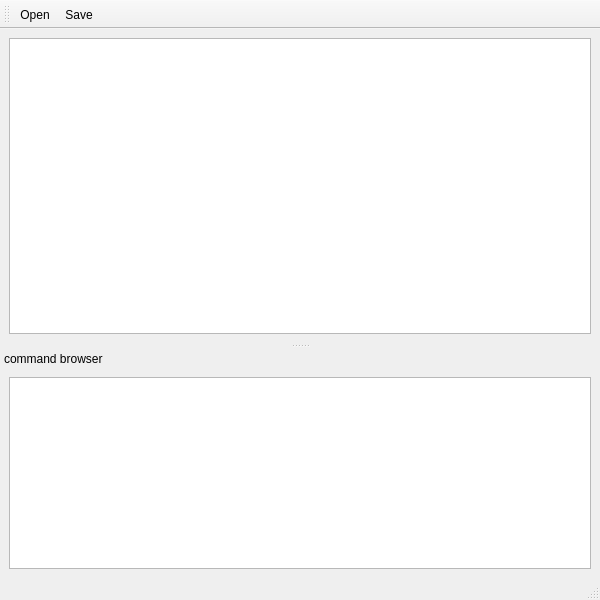
<?xml version="1.0" encoding="UTF-8"?>
<ui version="4.0">
 <class>MainWindow</class>
 <widget class="QMainWindow" name="MainWindow">
  <property name="geometry">
   <rect>
    <x>0</x>
    <y>0</y>
    <width>600</width>
    <height>600</height>
   </rect>
  </property>
  <property name="windowTitle">
   <string>PDF Joint</string>
  </property>
  <widget class="QWidget" name="centralwidget">
   <layout class="QVBoxLayout" name="verticalLayout">
    <item>
     <widget class="QTableView" name="tableView">
      <property name="contextMenuPolicy">
       <enum>Qt::CustomContextMenu</enum>
      </property>
      <property name="alternatingRowColors">
       <bool>true</bool>
      </property>
      <property name="selectionMode">
       <enum>QAbstractItemView::ExtendedSelection</enum>
      </property>
      <property name="selectionBehavior">
       <enum>QAbstractItemView::SelectItems</enum>
      </property>
     </widget>
    </item>
   </layout>
  </widget>
  <widget class="QStatusBar" name="statusbar"/>
  <widget class="QToolBar" name="toolBar">
   <property name="windowTitle">
    <string>toolBar</string>
   </property>
   <attribute name="toolBarArea">
    <enum>TopToolBarArea</enum>
   </attribute>
   <attribute name="toolBarBreak">
    <bool>false</bool>
   </attribute>
   <addaction name="actionFileopen"/>
   <addaction name="actionFilesave"/>
  </widget>
  <widget class="QDockWidget" name="dockWidget">
   <property name="features">
    <set>QDockWidget::DockWidgetMovable</set>
   </property>
   <property name="windowTitle">
    <string>command browser</string>
   </property>
   <attribute name="dockWidgetArea">
    <number>8</number>
   </attribute>
   <widget class="QWidget" name="dockWidgetContents">
    <layout class="QVBoxLayout" name="verticalLayout_2">
     <item>
      <widget class="QTextBrowser" name="textBrowser"/>
     </item>
    </layout>
   </widget>
  </widget>
  <action name="actionFileopen">
   <property name="icon">
    <iconset resource="resource.qrc">
     <normaloff>:/res/folder-open-line.svg</normaloff>:/res/folder-open-line.svg</iconset>
   </property>
   <property name="text">
    <string>Open</string>
   </property>
   <property name="shortcut">
    <string>Ctrl+O</string>
   </property>
  </action>
  <action name="actionFilesave">
   <property name="icon">
    <iconset resource="resource.qrc">
     <normaloff>:/res/save-line.svg</normaloff>:/res/save-line.svg</iconset>
   </property>
   <property name="text">
    <string>Save</string>
   </property>
   <property name="shortcut">
    <string>Ctrl+S</string>
   </property>
  </action>
  <action name="actionAddChilditem">
   <property name="icon">
    <iconset resource="resource.qrc">
     <normaloff>:/res/file-add-line.svg</normaloff>:/res/file-add-line.svg</iconset>
   </property>
   <property name="text">
    <string>Add child item</string>
   </property>
   <property name="toolTip">
    <string>Add child item</string>
   </property>
   <property name="shortcut">
    <string>Ctrl+Shift+Num++</string>
   </property>
  </action>
  <action name="actionDeleteItem">
   <property name="icon">
    <iconset resource="resource.qrc">
     <normaloff>:/res/file-reduce-fill.svg</normaloff>:/res/file-reduce-fill.svg</iconset>
   </property>
   <property name="text">
    <string>Delete Item</string>
   </property>
   <property name="toolTip">
    <string>Delete item</string>
   </property>
  </action>
  <action name="actionSettings">
   <property name="icon">
    <iconset resource="resource.qrc">
     <normaloff>:/res/file-settings-line.svg</normaloff>:/res/file-settings-line.svg</iconset>
   </property>
   <property name="text">
    <string>Setting</string>
   </property>
  </action>
  <action name="actionInsertItem">
   <property name="icon">
    <iconset resource="resource.qrc">
     <normaloff>:/res/file-add-fill.svg</normaloff>:/res/file-add-fill.svg</iconset>
   </property>
   <property name="text">
    <string>Insert item</string>
   </property>
   <property name="shortcut">
    <string>Ctrl++</string>
   </property>
  </action>
  <action name="actionExpandtChildren">
   <property name="icon">
    <iconset resource="resource.qrc">
     <normaloff>:/res/file-download-line.svg</normaloff>:/res/file-download-line.svg</iconset>
   </property>
   <property name="text">
    <string>Expand children</string>
   </property>
  </action>
  <action name="actionCollapseChildren">
   <property name="icon">
    <iconset resource="resource.qrc">
     <normaloff>:/res/file-upload-line.svg</normaloff>:/res/file-upload-line.svg</iconset>
   </property>
   <property name="text">
    <string>Collapse children</string>
   </property>
  </action>
  <action name="actionNew">
   <property name="icon">
    <iconset resource="resource.qrc">
     <normaloff>:/res/file-3-line.svg</normaloff>:/res/file-3-line.svg</iconset>
   </property>
   <property name="text">
    <string>New</string>
   </property>
  </action>
  <action name="actionImportCSV">
   <property name="text">
    <string>CSV</string>
   </property>
  </action>
  <action name="actionExportCSV">
   <property name="text">
    <string>CSV</string>
   </property>
  </action>
  <action name="actionRanked_CSV">
   <property name="text">
    <string>Ranked CSV</string>
   </property>
  </action>
 </widget>
 <resources>
  <include location="resource.qrc"/>
 </resources>
 <connections>
  <connection>
   <sender>actionFileopen</sender>
   <signal>triggered()</signal>
   <receiver>MainWindow</receiver>
   <slot>fileopen()</slot>
   <hints>
    <hint type="sourcelabel">
     <x>-1</x>
     <y>-1</y>
    </hint>
    <hint type="destinationlabel">
     <x>199</x>
     <y>199</y>
    </hint>
   </hints>
  </connection>
  <connection>
   <sender>actionFilesave</sender>
   <signal>triggered()</signal>
   <receiver>MainWindow</receiver>
   <slot>filesave()</slot>
   <hints>
    <hint type="sourcelabel">
     <x>-1</x>
     <y>-1</y>
    </hint>
    <hint type="destinationlabel">
     <x>199</x>
     <y>199</y>
    </hint>
   </hints>
  </connection>
  <connection>
   <sender>tableView</sender>
   <signal>customContextMenuRequested(QPoint)</signal>
   <receiver>MainWindow</receiver>
   <slot>execContextMenu()</slot>
   <hints>
    <hint type="sourcelabel">
     <x>299</x>
     <y>317</y>
    </hint>
    <hint type="destinationlabel">
     <x>299</x>
     <y>299</y>
    </hint>
   </hints>
  </connection>
 </connections>
 <slots>
  <slot>fileopen()</slot>
  <slot>filesave()</slot>
  <slot>execContextMenu()</slot>
 </slots>
</ui>
